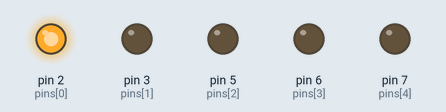
A sketch run on a simulated Arduino Uno, built with avr-gcc and run on an emulated ATmega328P. Parts: output pins drawn as LEDs (lit = HIGH).

Above: at 0.05 s.
At 0.55 s:
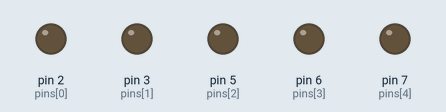
At 1.05 s:
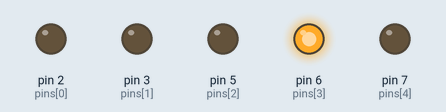
At 2.05 s:
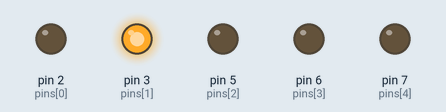
At 2.65 s:
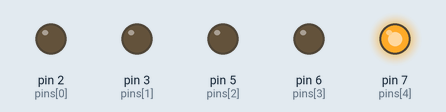
At 4.05 s:
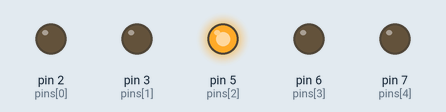
Timing chart, 0 to 4.3 s (numbered marks = the images above):
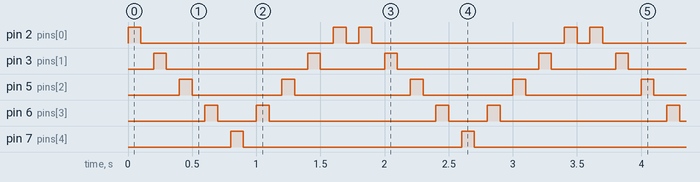

Measured:
- by itself, pin 2 (pins[0]): repeats every 1.8 s: LOW 1.5 s, HIGH 0.10 s, LOW 0.10 s, HIGH 0.10 s
- by itself, pin 3 (pins[1]): repeats every 1.8 s: LOW 1.1 s, HIGH 0.10 s, LOW 0.50 s, HIGH 0.10 s
- by itself, pin 5 (pins[2]): repeats every 1.8 s: LOW 0.70 s, HIGH 0.10 s, LOW 0.90 s, HIGH 0.10 s
- by itself, pin 6 (pins[3]): repeats every 1.8 s: LOW 0.30 s, HIGH 0.10 s, LOW 1.3 s, HIGH 0.10 s
- by itself, pin 7 (pins[4]): alternates HIGH for 0.10 s and LOW for 1.7 s

The sketch:

lab1a.ino
```cpp
void setup()
{
  pinMode(2, OUTPUT);
  pinMode(3, OUTPUT);
  pinMode(5, OUTPUT);
  pinMode(6, OUTPUT);
  pinMode(7, OUTPUT);
}

void loop()
{
  int pins[] = {2, 3, 5,6,7};
  for(int i = 0; i < 4; i++)
  {
    digitalWrite(pins[i], HIGH);
    delay(100); // Wait for 100 milliseconds
    digitalWrite(pins[i], LOW);
    delay(100); // Wait for 100 milliseconds
  }

  for(int i = 4; i >= 0; i--)
  {
    digitalWrite(pins[i], HIGH);
    delay(100); // Wait for 100 milliseconds
    digitalWrite(pins[i], LOW);
    delay(100); // Wait for 100 milliseconds
  }}

  
```
